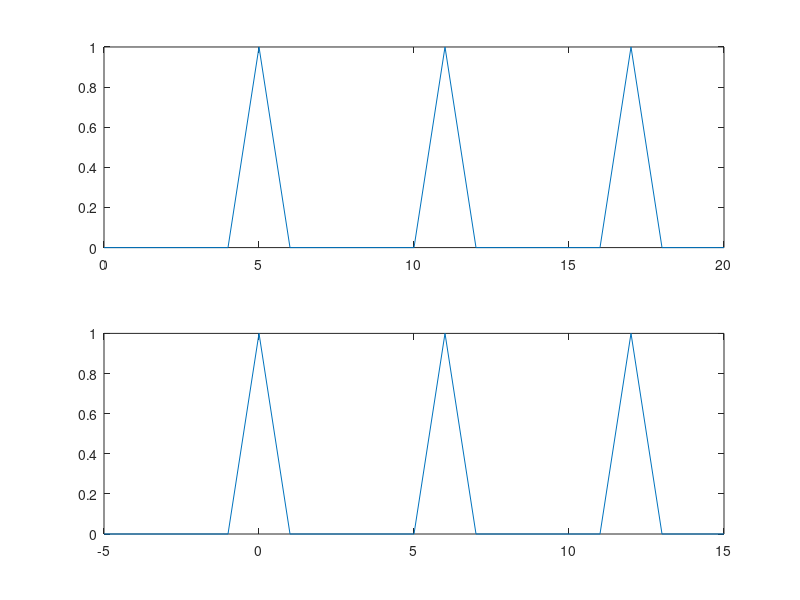
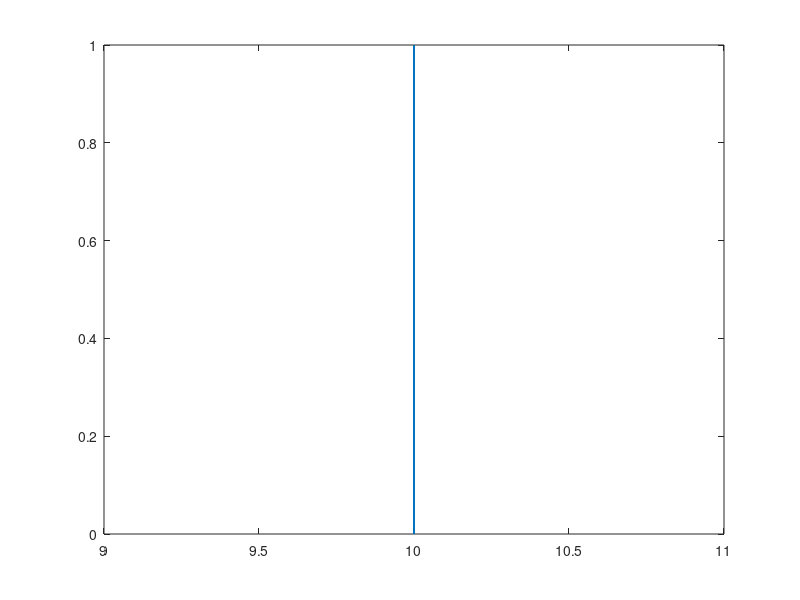
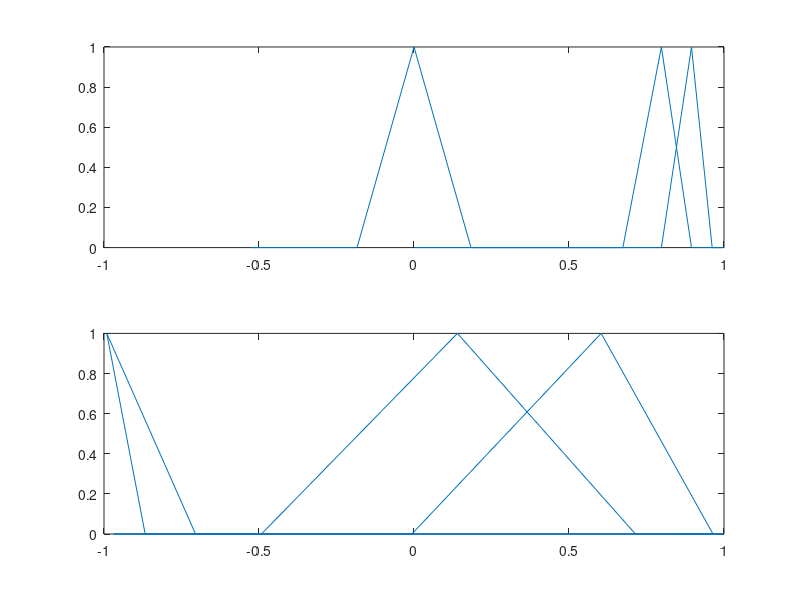

These figures' MATLAB source, in order:
%  initializarea vectorului z
z=[0,0,0,0,0,1,0,0,0,0,0,1,0,0,0,0,0,1,0,0,0];
i=0;
for j=1:1:21
    n(j)=0+i;  %initializarea vectorului n
    i=i+1;
end

i=0;
for j=1:1:21
    m(j)=-5+i;  %initializarea vecotrului m
    i=i+1;
end 
%voi folosi figure(1), figure(2)si figure(3) ca la rularea programului sa
%fie afisate toate cele 3 grafice in ferestre separate
figure(1)
subplot(2,1,1) %pentru a reprezenta ambele grafice in aceeasi fereastra am folosit functia subplot
plot (n,z)  %reprezentarea lui z in functie de n
subplot(2,1,2)
plot(m,z)  %reprezentarea lui z in functie de m
figure(2)
for j=1:1:21
    t(j)=abs(10-n(i));  %initializarea vectorului t=|10-n|
    
end
plot(t,z)  % reprezentarea lui z in functie de t
figure(3)
for i=1:1:21
    x1(i)=sin(pi*n(i)/17);  %initializarea vectorului x1 
    x2(i)=cos(pi*n(i)/sqrt(23)); %initializarea vectorului x2
end
subplot(2,1,1)
plot(x1,z) %reprezentarea grafica a lui z in functie de x1
subplot(2,1,2)
plot(x2,z)  % reprezentarea grafica a lui z in functie de x2
 